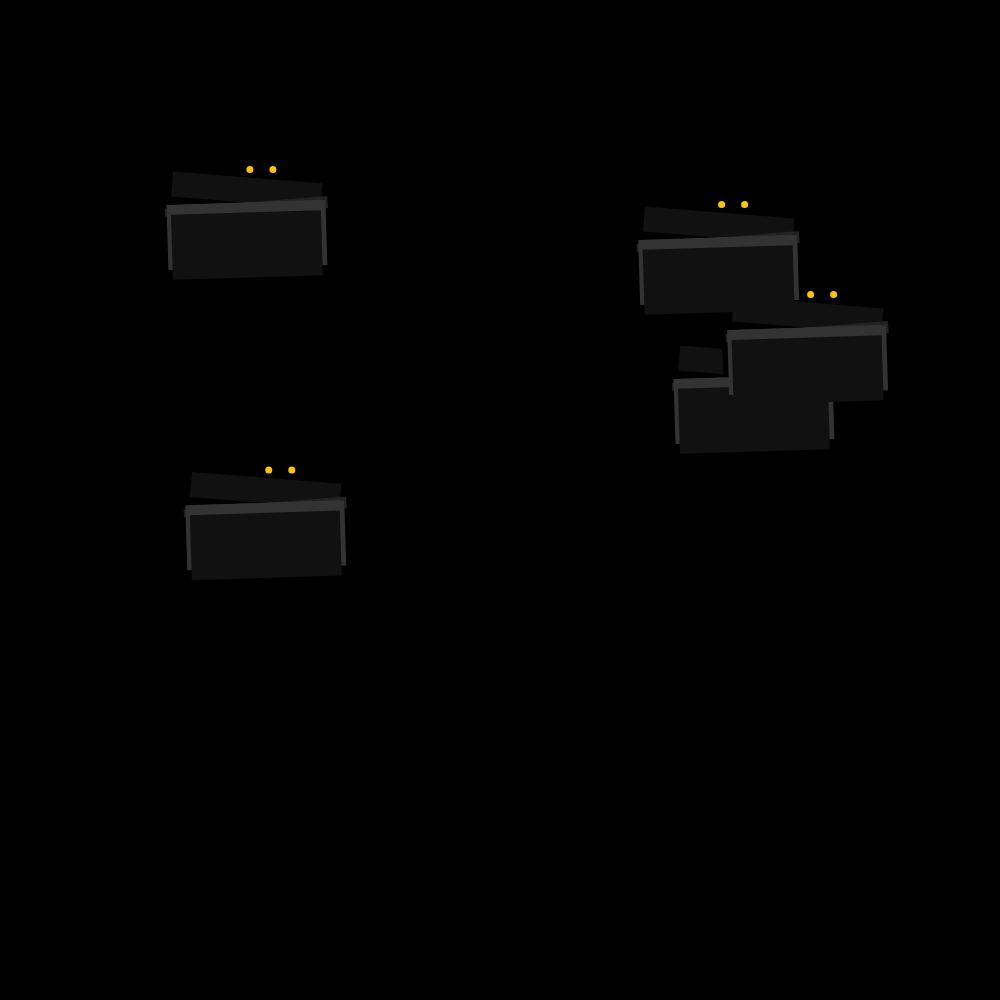
Frame 1 (no input)
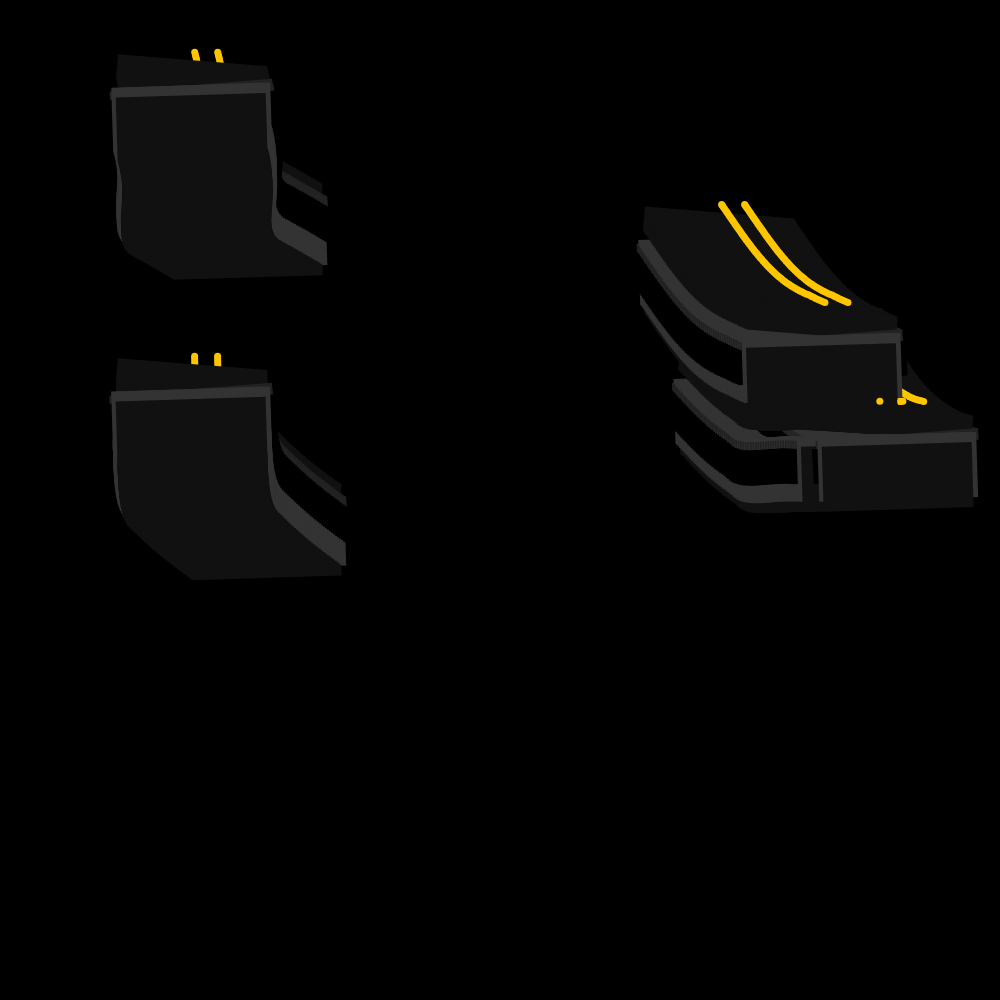
Frame 60 (no input)
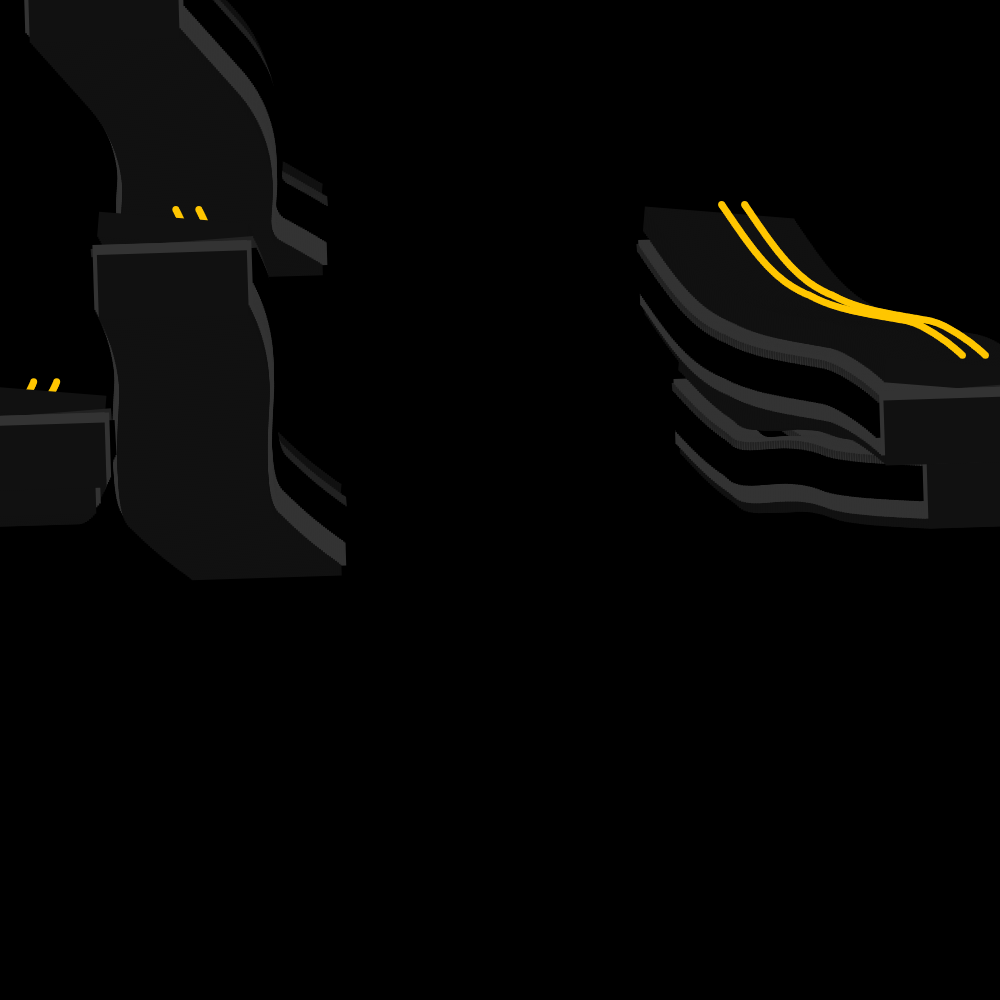
Frame 120 (the mouse pressed at the canvas centre since frame 60)

The p5.js sketch that drew these frames (run headless with seeded random() and noise() and a simulated clock; from frame 60 on, the mouse is pressed at the canvas centre):

// p5.js sketch
// ── sketch.js
var inc = 0.1;
var scl = 100
var cols, rows;
var zoff = 0;

var fr;

var particles = [];

var flowfield;




function setup() {
  
  createCanvas(1000, 1000);
  cols = floor(width / scl);
  rows = floor(height / scl);
  fr = createP('');
  
  flowfield = new Array(cols * rows)
  
  for (var i = 0; i < 5; i++){
    particles[i] = new Particle();
  background("black")
  }
}

function draw() {
  
  var yoff = 0;
  for (var y = 0; y < rows; y++) {
    var xoff = 0;
    for (var x = 0; x < cols; x++) {
      var index = (x + y * cols);
      var angle = noise(xoff, yoff, zoff) * TWO_PI * 3;
      var v = p5.Vector.fromAngle(angle);
     flowfield [index] = v;
      v.setMag(.6);
      xoff += inc;
      
      //stroke(0,50);
      //push();
      //translate(x * scl, y * scl);
      //rotate(v.heading());
      //strokeWeight(1);
      //line(0,0,scl,0);
      
      //pop();
    }
    yoff += inc;
    zoff += 0.0003;
  }
  
  for (var i = 0; i < particles.length; i++) {
    particles[i].follow(flowfield);
    particles[i].update();
    particles[i].edges();
    particles[i].show();
    
    
  
  }
  
  
  fr.html(frameRate());
  
  //noLoop();
}



  
  

  

// ── particley.js
function Particle() {
  
  this.pos = createVector(random(width),random(height));
  this.vel = createVector(0,0);
  this.acc = createVector(0,0);
  this.maxspeed = 2.5;
  
  this.prevPos = this.pos.copy();
  
  this.update = function() {
    
    this.vel.add(this.acc);
    this.vel.limit(this.maxspeed);
    this.pos.add(this.vel);
    this.acc.mult(0);
  }
  
  this.follow = function(vectors) { 
    var x = floor(this.pos.x/scl);
    var y = floor(this.pos.y/scl);
    var index = x + y * cols;
    var force = vectors[index];
    this.applyForce(force);
  
  }

this.applyForce =function(force) {
  this.acc.add(force);
  
  
  }
  
  this.show = function () {
    //noFill();
    //stroke(10,255,200,1);
    //strokeWeight(random(200));
    //point(this.pos.x, this.pos.y);
    //line(this.pos.x , this.pos.y, this.prevPos.x, this.prevPos.y);
    
    
    
    stroke("#111111");
    strokeWeight(150);
    strokeCap(SQUARE);
    line(this.pos.x +3, this.pos.y +30, this.prevPos.x + 5, this.prevPos.y +5);
    
     stroke("#ffc600");
    strokeWeight(7);
    strokeCap(SQUARE);
    //point(this.pos.x, this.pos.y);
    point(this.pos.x + 7, this.pos.y - 3, this.prevPos.x +5, this.prevPos.y);
    
    stroke("#ffc600");
    strokeWeight(7);
    strokeCap(SQUARE);
    //point(this.pos.x, this.pos.y);
    point(this.pos.x + 30, this.pos.y - 3, this.prevPos.x +5, this.prevPos.y);
    
    stroke("#202020");
    strokeWeight(0);
    strokeCap(SQUARE);
    //point(this.pos.x, this.pos.y);
    point(this.pos.x + 45, this.pos.y - 3, this.prevPos.x +5, this.prevPos.y);
    
    stroke("#777777");
    strokeWeight(0);
    strokeCap(SQUARE);
    //point(this.pos.x, this.pos.y);
    point(this.pos.x + 60, this.pos.y - 3, this.prevPos.x +5, this.prevPos.y);
    
    stroke("#202020");
    strokeWeight(0);
    strokeCap(SQUARE);
    //point(this.pos.x, this.pos.y);
    point(this.pos.x + 75, this.pos.y - 3, this.prevPos.x +5, this.prevPos.y);
    
    stroke("#202020");
    strokeWeight(0);
    strokeCap(SQUARE);
    //point(this.pos.x, this.pos.y);
    point(this.pos.x -1, this.pos.y - 3, this.prevPos.x +5, this.prevPos.y);
    
    stroke("#202020");
    strokeWeight(0);
    strokeCap(SQUARE);
    //point(this.pos.x, this.pos.y);
    point(this.pos.x -15, this.pos.y - 3, this.prevPos.x +5, this.prevPos.y);
    
    stroke("#202020");
    strokeWeight(0);
    strokeCap(SQUARE);
    //point(this.pos.x, this.pos.y);
    point(this.pos.x -30, this.pos.y - 3, this.prevPos.x +5, this.prevPos.y);
    
    stroke("#222222");
    strokeWeight(163);
    strokeCap(SQUARE);
    line(this.pos.x +3, this.pos.y +30, this.prevPos.x + 5, this.prevPos.y +55);
    
    stroke("#000000");
    strokeWeight(170);
    strokeCap(SQUARE);
    line(this.pos.x +3, this.pos.y +40, this.prevPos.x + 5, this.prevPos.y +75);
    
    stroke("#333333");
    strokeWeight(150);
    strokeCap(SQUARE);
    line(this.pos.x +3, this.pos.y +30, this.prevPos.x + 5, this.prevPos.y +85);
    
    stroke("#333333");
    strokeWeight(159);
    strokeCap(SQUARE);
    line(this.pos.x +3, this.pos.y +30, this.prevPos.x + 5, this.prevPos.y +95);
    
    stroke("#111111");
    strokeWeight(150);
    strokeCap(SQUARE);
    line(this.pos.x +3, this.pos.y +40, this.prevPos.x + 5, this.prevPos.y +105);
    
    this.updatePrev();
    
    stroke("#f5f0eb");
    strokeWeight(0);
    strokeCap(SQUARE);
    //point(this.pos.x, this.pos.y);
    point(this.pos.x + 75, this.pos.y - 3, this.prevPos.x +5, this.prevPos.y);
    
    stroke("#f5f0eb");
    strokeWeight(0);
    strokeCap(SQUARE);
    //point(this.pos.x, this.pos.y);
    point(this.pos.x -75, this.pos.y - 3, this.prevPos.x +5, this.prevPos.y);
    
    stroke("#f5f0eb");
    strokeWeight(0);
    strokeCap(SQUARE);
    //point(this.pos.x, this.pos.y);
    line(this.pos.x + 13, this.pos.y - 3, this.prevPos.x +5, this.prevPos.y);
    
    
    
    stroke(255,255,255,1);
    strokeWeight(0);
    strokeCap(SQUARE);
    //point(this.pos.x, this.pos.y);
    
    line(this.pos.x - 80, this.pos.y, this.prevPos.x +60, this.prevPos.y);
    
    stroke(2,2,2,9);
    strokeWeight(0);
    strokeCap(SQUARE);
    //point(this.pos.x, this.pos.y);
    
    line(this.pos.x - 75, this.pos.y +95, this.prevPos.x +75, this.prevPos.y +135);
    
    stroke(255,200,1,255);
    strokeWeight(3);
    //strokeCap(SQUARE);
    //point(this.pos.x, this.pos.y);
    //point(this.pos.x + 4, this.pos.y - 3, this.prevPos.x +5, this.prevPos.y);
    
    //noFill();
    //this.updatePrev();
    
  }
  
  
  
  
  
  this.updatePrev = function() {
    
    this.prevPos.x = this.pos.x;
    this.prevPos.y = this.pos.y;
    
    }
  this.edges = function() {
    if (this.pos.x > width) { 
      this.pos.x = 0;
      this.updatePrev();
    }
    if (this.pos.x < 0) {
      this.pos.x = width;
      this.updatePrev();
    }
    if (this.pos.y > height) 
      this.pos.y = 0;
    this.updatePrev();
    }
    if (this.pos.y < 0) {
      this.pos.y = height;
      this.updatePrev();
    }
      

}
  
